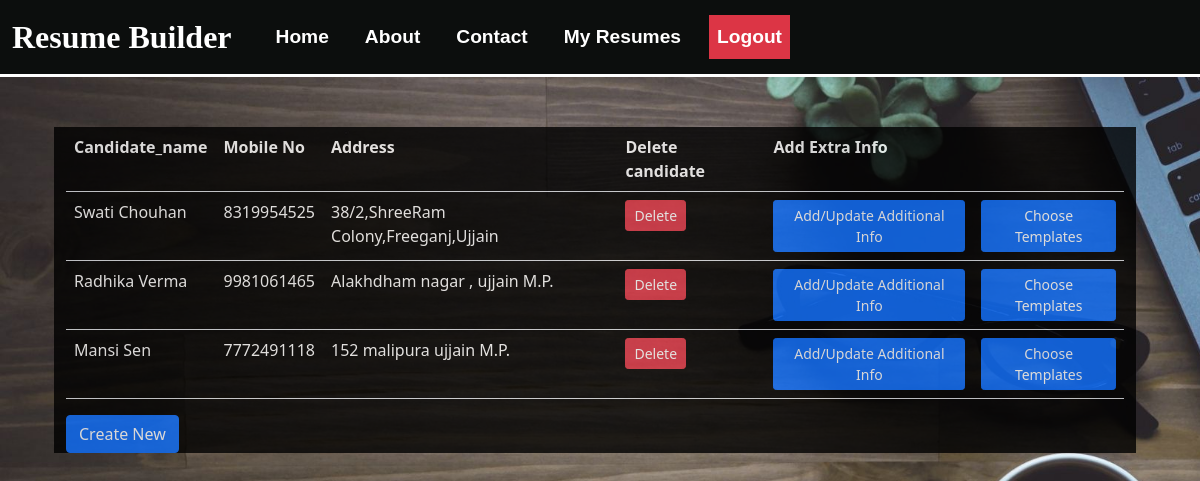
Screenshot of /resumelist (signed in) with the database file from the repository.
### myapp/models.py (models this page shows, shortened)
class CandidateInfo(models.Model):
    candidate_name=models.CharField(max_length=50,validators=[RegexValidator("[a-zA-Z][a-zA-Z]+[a-zA-Z]$",message="Enter only Alphabets")])
    candidate_email=models.EmailField(max_length=50,validators=[RegexValidator("^[a-zA-Z0-9-_]+@[a-zA-Z0-9]+\.[a-z]{1,3}$",message="Enter Valid E-mail")])
    date_of_birth=models.DateField()
    mobile=models.CharField(max_length=10, validators=[RegexValidator("^[0-9]*$",message="Enter only Numbers")])
    address=models.CharField(max_length=255)
    my_website=models.CharField(max_length=255,null='True',blank='True')
    linkedin_profile=models.CharField(max_length=50,null='True',blank='True')
    facebook_profile=models.CharField(max_length=50,null='True',blank='True')
    github_profile=models.CharField(max_length=50,null='True',blank='True')
    twitter_profile=models.CharField(max_length=50,null='True',blank='True')
    objective=models.CharField( max_length=255,null='True',blank='True')
    language_known=models.CharField(max_length=50,null='True', blank='True')
    skills=models.CharField(max_length=255,null='True', blank='True')
    interest=models.CharField(max_length=255,null='True' ,blank='True')
    marital_status=models.CharField(max_length=255,null='True',blank='True')
    nationality=models.CharField(max_length=255,null='True',blank='True')
    image=models.ImageField(upload_to='img',null='True' ,blank='True')
    created_by= models.ForeignKey(User, on_delete=models.CASCADE,default=User)

### myapp/views.py (the view)
# urls.py: path('resumelist',views.resume_list,name='resumelist'),
def resume_list(request):
    username=request.user
    data = CandidateInfo.objects.filter(created_by = username)
    return render(request,'resume_list.html',{'data':data})

### myapp/templates/resume_list.html (shortened to what this page needs)
{% extends 'base.html' %}
{% load static %}
{% block body %}
<body>
<div class="box">
    <div class="container-fluid">
        <table class="table table-stripped tbl">
            <tr class="th">
                <th>Candidate_name</th>
                <th>Mobile No</th>
                <th>Address</th>
                <th>Delete candidate</th>
                <th>Add Extra Info</th>
                <th></th>
            </tr>
            {% for i in data %}
            <tr class="td">
                <td>{{i.candidate_name}}</td>
                <td>{{i.mobile}}</td>
                <td>{{i.address}}</td>
                <td><a href="{% url 'delinfo' i.id %}" class="btn btn-sm btn-danger">Delete</a></td>
                <td><a href="{% url 'addeducation' i.id %}" class="btn btn-sm btn-primary">Add/Update Additional
                        Info</a></td>
                <td><a href="{% url 'temp' i.id %}" class="btn btn-sm btn-primary">Choose Templates</a></td>
            </tr>
            {% endfor %}
        </table>
        <a href="{% url 'addinfo' %}" class="btn btn-primary">Create New</a>
    </div>
</div>
    {% endblock body %}

### rows the page displays
CandidateInfo: candidate_name "Swati Chouhan", mobile "8319954525", address "38/2,ShreeRam Colony,Freeganj,Ujjain"
CandidateInfo: candidate_name "Radhika Verma", mobile "9981061465", address "Alakhdham nagar , ujjain M.P."
CandidateInfo: candidate_name "Mansi Sen", mobile "7772491118", address "152 malipura ujjain M.P."
